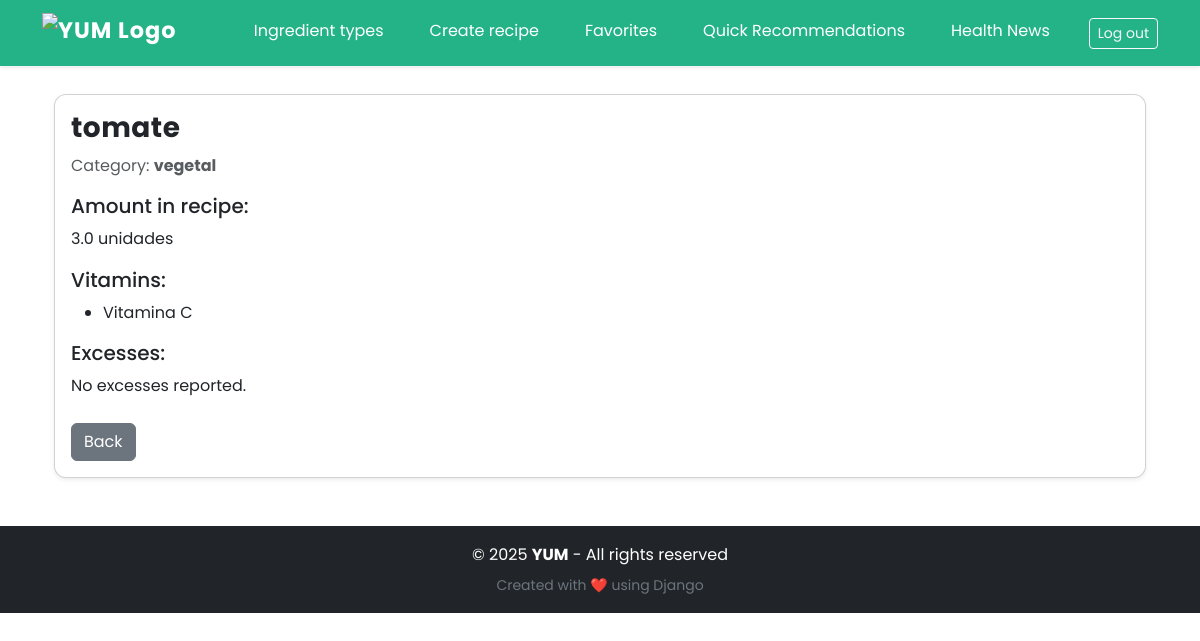
Screenshot of /user_dash/ingredients/16/ (signed in) with the database file from the repository.
### core/models.py (models this page shows, shortened)
class Ingredient(models.Model):
    recipe = models.ForeignKey("Recipe", on_delete=models.CASCADE, related_name="ingredients")
    ingredient_type = models.ForeignKey(IngredientType, on_delete=models.CASCADE, related_name="types")
    quantity = models.FloatField()
    unit = models.CharField(max_length=50)

class IngredientType(models.Model):
    CATEGORY_CHOICES = [
        ('vegetal', 'Vegetal'),
        ('animal', 'Animal'),
        ('mineral', 'Mineral'),
        ('procesado', 'Procesado'),
        ('ultraprocesado', 'Ultraprocesado'),
    ]
    nombre = models.CharField(max_length=100, unique=True)
    category = models.CharField(max_length=20, choices=CATEGORY_CHOICES)
    vitamins = models.JSONField(blank=True, null=True)  # lista de strings en formato json
    excesses = models.JSONField(blank=True, null=True)  # lista de strings en formato json
    user = models.ForeignKey(
        settings.AUTH_USER_MODEL,
        on_delete=models.CASCADE,
        related_name="ingredient_types",
        null=True, blank=True
    )

### yum_users/views.py (the view)
# urls.py: path('ingredients/<int:pk>/', IngredientDetailView.as_view(), name='ingredient_detail'),
class IngredientDetailView(CommonUserRequiredMixin, DetailView):
    model = Ingredient
    template_name = "yum_users/ingredient/detail.html"
    context_object_name = "ingredient"

### core/mixins.py (called while the page is built)
    def dispatch(self, request, *args, **kwargs):
        if not hasattr(request.user, "role") or request.user.role != "common":
            return redirect(self.login_url)
        return super().dispatch(request, *args, **kwargs)

### core/models.py (called while the page is built)
    def is_admin(self):
        return self.role == "admin"

### yum_users/templates/yum_users/ingredient/detail.html (shortened to what this page needs)
{% extends "core/base.html" %}
{% load static %}
{% load i18n %}
{% block content %}
<div class="container mt-4">
  <div class="card shadow-sm">
    <div class="card-body">
      <h3 class="card-title">{{ ingredient.ingredient_type.nombre }}</h3>
      <p class="text-muted">
        {% trans "Categoría:" %} <strong>{{ ingredient.ingredient_type.category }}</strong>
      </p>
      <h5>{% trans "Cantidad en la receta:" %}</h5>
      <p>{{ ingredient.quantity }} {{ ingredient.unit }}</p>
      <h5>{% trans "Vitaminas:" %}</h5>
      {% if ingredient.ingredient_type.vitamins %}
        <ul>
          {% for vit in ingredient.ingredient_type.vitamins %}
            <li>{{ vit }}</li>
          {% endfor %}
        </ul>
      {% else %}
        <p>{% trans "No hay información de vitaminas." %}</p>
      {% endif %}
      <h5>{% trans "Excesos:" %}</h5>
      {% if ingredient.ingredient_type.excesses %}
        <ul>
          {% for exc in ingredient.ingredient_type.excesses %}
            <li>{{ exc }}</li>
          {% endfor %}
        </ul>
      {% else %}
        <p>{% trans "No se reportan excesos." %}</p>
      {% endif %}
      <div class="mt-4">
        <a href="{% url 'recipe_detail' ingredient.recipe.id %}" class="btn btn-secondary">{% trans "Volver" %}</a>
      </div>
    </div>
  </div>
</div>
{% endblock %}

### core/static/core/css/styles.css (style rules this page uses)
:root { --brand-green: #23b387; --brand-green-hover: #1d9470; --brand-green-light: rgba(35, 179, 135, 0.05); --brand-green-shadow: rgba(35, 179, 135, 0.25); --brand-white: #ffffff; --brand-black: #000000; --text-muted: #6c757d; --text-dark: #212529; --border-color: #ccc; --border-light: #e0e0e0; --shadow-sm: 0 2px 8px rgba(0, 0, 0, 0.1); --shadow-md: 0 4px 10px rgba(0, 0, 0, 0.1); --shadow-lg: 0 8px 20px rgba(0, 0, 0, 0.15); --shadow-xl: 0 10px 25px rgba(0, 0, 0, 0.15); --border-radius: 12px; --transition-base: 0.3s ease; }
body { font-family: 'Poppins', sans-serif; background-color: var(--brand-white); color: var(--brand-black); line-height: 1.6; padding-top: 70px; }
h1, h2, h3, .auth-title { font-weight: 700; letter-spacing: 0.5px; color: var(--brand-green); }
.card { border-radius: var(--border-radius); transition: transform var(--transition-base), box-shadow var(--transition-base); }
.card-body { padding-top: 1rem; padding-bottom: 1rem; }

### rows the page displays
Ingredient: ingredient_type.nombre "tomate", ingredient_type.category "vegetal", quantity "3.0", unit "unidades"

### other values shown
{{ vit }} "Vitamina C"
{{ year|default:"2025" }} "2025"
